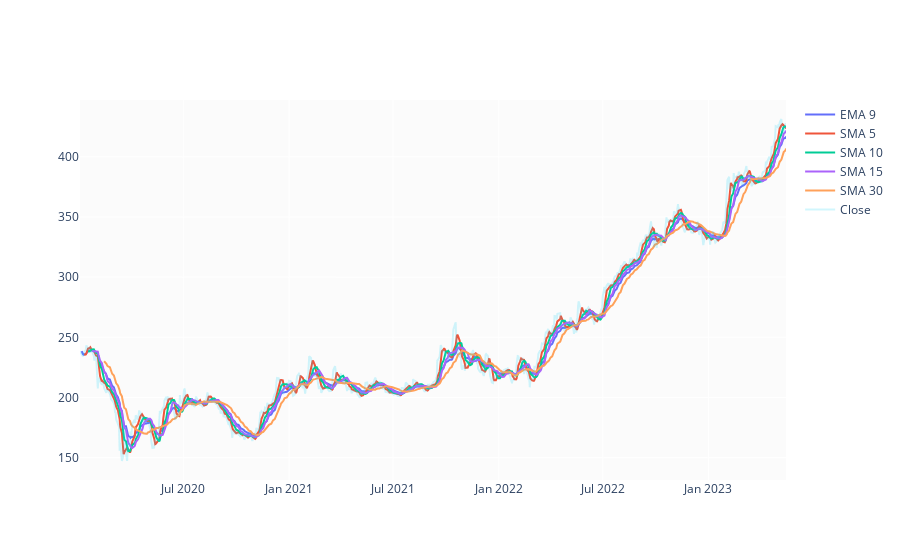

This figure's notebook cell:
### Code cell
df['EMA_9'] = df['Close'].ewm(9).mean().shift()
df['SMA_5'] = df['Close'].rolling(5).mean().shift()
df['SMA_10'] = df['Close'].rolling(10).mean().shift()
df['SMA_15'] = df['Close'].rolling(15).mean().shift()
df['SMA_30'] = df['Close'].rolling(30).mean().shift()

fig = go.Figure()
fig.add_trace(go.Scatter(x=df.Date, y=df.EMA_9, name='EMA 9'))
fig.add_trace(go.Scatter(x=df.Date, y=df.SMA_5, name='SMA 5'))
fig.add_trace(go.Scatter(x=df.Date, y=df.SMA_10, name='SMA 10'))
fig.add_trace(go.Scatter(x=df.Date, y=df.SMA_15, name='SMA 15'))
fig.add_trace(go.Scatter(x=df.Date, y=df.SMA_30, name='SMA 30'))
fig.add_trace(go.Scatter(x=df.Date, y=df.Close, name='Close', opacity=0.2))
fig.show()

### Figure 1 — Plotly figure (JSON) as saved in the notebook; plotly's stock layout.template omitted (floating-point values rounded to 4 significant figures; data arrays with more than 128 entries replaced by an {"elided": "..."} marker saying what was removed)
{"data": [{"name": "EMA 9", "type": "scatter", "x": {"elided": "835 str values"}, "y": {"elided": "835 float values"}}, {"name": "SMA 5", "type": "scatter", "x": {"elided": "835 str values"}, "y": {"elided": "835 float values"}}, {"name": "SMA 10", "type": "scatter", "x": {"elided": "835 str values"}, "y": {"elided": "835 float values"}}, {"name": "SMA 15", "type": "scatter", "x": {"elided": "835 str values"}, "y": {"elided": "835 float values"}}, {"name": "SMA 30", "type": "scatter", "x": {"elided": "835 str values"}, "y": {"elided": "835 float values"}}, {"name": "Close", "opacity": 0.2, "type": "scatter", "x": {"elided": "835 str values"}, "y": {"elided": "835 float values"}}], "layout": {}}
